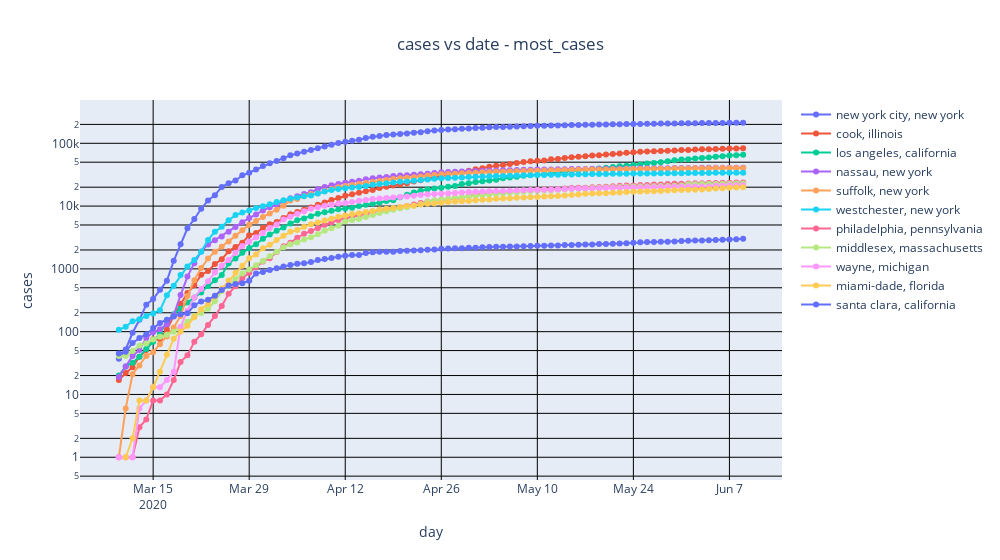

Notebook cell for this chart:
### Code cell
# graph: total cases per day
GRAPH_TITLE=f"cases vs date - {COUNTY_CRITERIA}"
graph_list=[]
for county,state in cs_list:
    indices=(nytplot_df.county==county) & (nytplot_df.state==state)
    tmp_df = nytplot_df[indices]
    graph_list.append(go.Scatter(name=f"{county}, {state}",
                               x=tmp_df['tstamp'],
                               y=tmp_df['cases'],
                               mode='lines+markers'
                               ))
x_axis=dict(
    showgrid=True,
    title='day')
y_axis=dict(
    showgrid=True,
    title='cases')

layout=go.Layout(
    title={
        'text':GRAPH_TITLE,
        'x':0.5  # center
    },
    xaxis=x_axis,
    yaxis_type="log",
    yaxis=y_axis,
    width=1000,
    showlegend=True
)
fig = go.Figure( data=graph_list, layout=layout)
fig.update_yaxes(gridcolor='black')
fig.update_xaxes(gridcolor='black')
fig.show()
